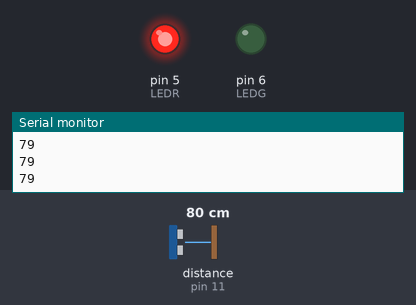
The sketch below on a simulated Arduino Uno, built with avr-gcc and run on an emulated ATmega328P. On the bench: output pins drawn as LEDs (lit = HIGH), the last lines printed to the serial monitor. Wiring (inferred from the names in the program): ultrasonic range finder: trigger pin 12; echo pin 11. The test bench sets the inputs (shaded band); at power-on: distance to the obstacle (sensor on pin 11) 80 cm. The echo pulse lasts 58.3 µs per cm; pins used as bus, display or sensor lines are not drawn.

Above: at 1.2 s.
1.3 s: distance to the obstacle (sensor on pin 11) set to 120 cm
At 2.5 s:
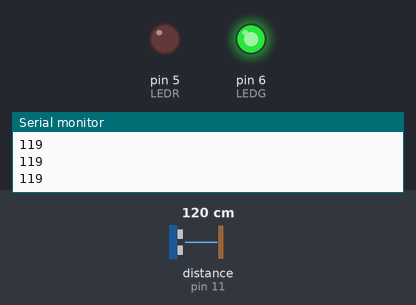
2.8 s: distance to the obstacle (sensor on pin 11) set to 2 cm
At 3.3 s:
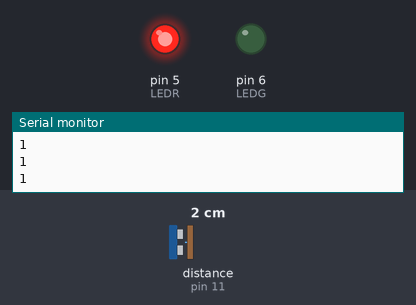
4.3 s: distance to the obstacle (sensor on pin 11) set to 250 cm
At 4.7 s:
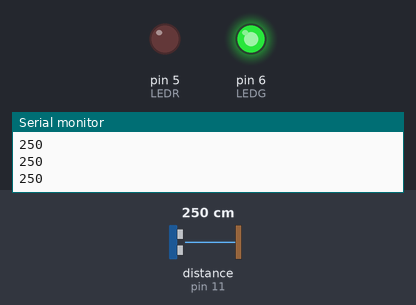
Timing chart, 0 to 7.3 s (numbered marks = the images above; inputs shaded):
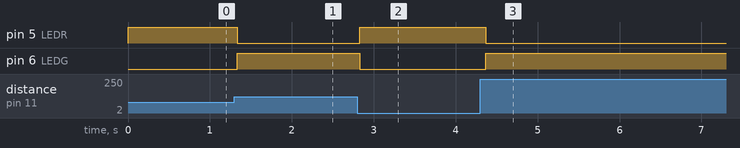

Measured:
- after the input at 1.3 s, pin 5 (LEDR): HIGH → LOW at once; pin 6 (LEDG): LOW → HIGH at once
- after the input at 2.8 s, pin 5 (LEDR): LOW → HIGH at once; pin 6 (LEDG): HIGH → LOW at once
- after the input at 4.3 s, pin 5 (LEDR): HIGH → LOW after 0.07 s; pin 6 (LEDG): LOW → HIGH after 0.07 s

The sketch:

Ultrasonic.ino
```cpp
#define echoPin 11 // Echo Pin
#define trigPin 12 // Trigger Pin
#define LEDG 6// Onboard LED
#define LEDR 5

int maximumRange = 110; // Maximum range needed
int minimumRange = 0; // Minimum range needed
long duration, distance; // Duration used to calculate distance

void setup() {
 Serial.begin (9600);
 pinMode(trigPin, OUTPUT);
 pinMode(echoPin, INPUT);
 pinMode(LEDG, OUTPUT);
 pinMode(LEDR, OUTPUT);
}

void loop() {
/* The following trigPin/echoPin cycle is used to determine the
 distance of t nearest object by bouncing soundwaves off of it. */
 digitalWrite(trigPin, LOW);
 delayMicroseconds(2);

 digitalWrite(trigPin, HIGH);
 delayMicroseconds(10);

 digitalWrite(trigPin, LOW);
 duration = pulseIn(echoPin, HIGH);

 //Calculate the distance (in cm) based on the speed of sound.
 distance = duration/58.2;
 Serial.println(distance);
 if (distance >= maximumRange || distance <= minimumRange){
 /* Send a negative number to computer and Turn LED ON
 to indicate "out of range" */
 digitalWrite(LEDG, HIGH);
  digitalWrite(LEDR, LOW);

 }
 else {
 /* Send the distance to the computer using Serial protocol, and
 turn LED OFF to indicate successful reading. */
 digitalWrite(LEDG, LOW);
 digitalWrite(LEDR, HIGH);
 }

 //Delay 50ms before next reading.
 delay(50);
}
```
